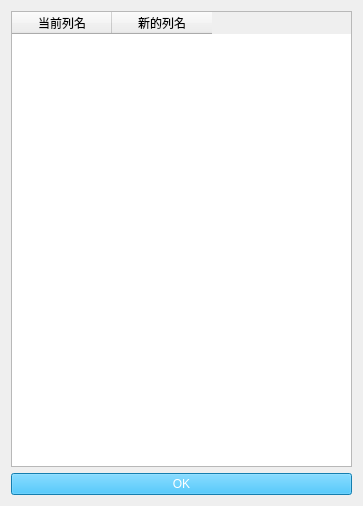
<?xml version="1.0" encoding="UTF-8"?>
<ui version="4.0">
 <class>Form</class>
 <widget class="QWidget" name="Form">
  <property name="geometry">
   <rect>
    <x>0</x>
    <y>0</y>
    <width>363</width>
    <height>506</height>
   </rect>
  </property>
  <property name="windowTitle">
   <string>重命名列</string>
  </property>
  <layout class="QVBoxLayout" name="verticalLayout">
   <item>
    <widget class="QTableWidget" name="tableWidget">
     <property name="sizeAdjustPolicy">
      <enum>QAbstractScrollArea::AdjustToContents</enum>
     </property>
     <property name="columnCount">
      <number>2</number>
     </property>
     <attribute name="verticalHeaderVisible">
      <bool>false</bool>
     </attribute>
     <column>
      <property name="text">
       <string>当前列名</string>
      </property>
     </column>
     <column>
      <property name="text">
       <string>新的列名</string>
      </property>
     </column>
    </widget>
   </item>
   <item>
    <widget class="QPushButton" name="pushButton">
     <property name="styleSheet">
      <string notr="true">color: rgb(255, 255, 255); background-color: rgb(28, 177, 245);</string>
     </property>
     <property name="text">
      <string>OK</string>
     </property>
    </widget>
   </item>
  </layout>
 </widget>
 <resources/>
 <connections/>
</ui>
